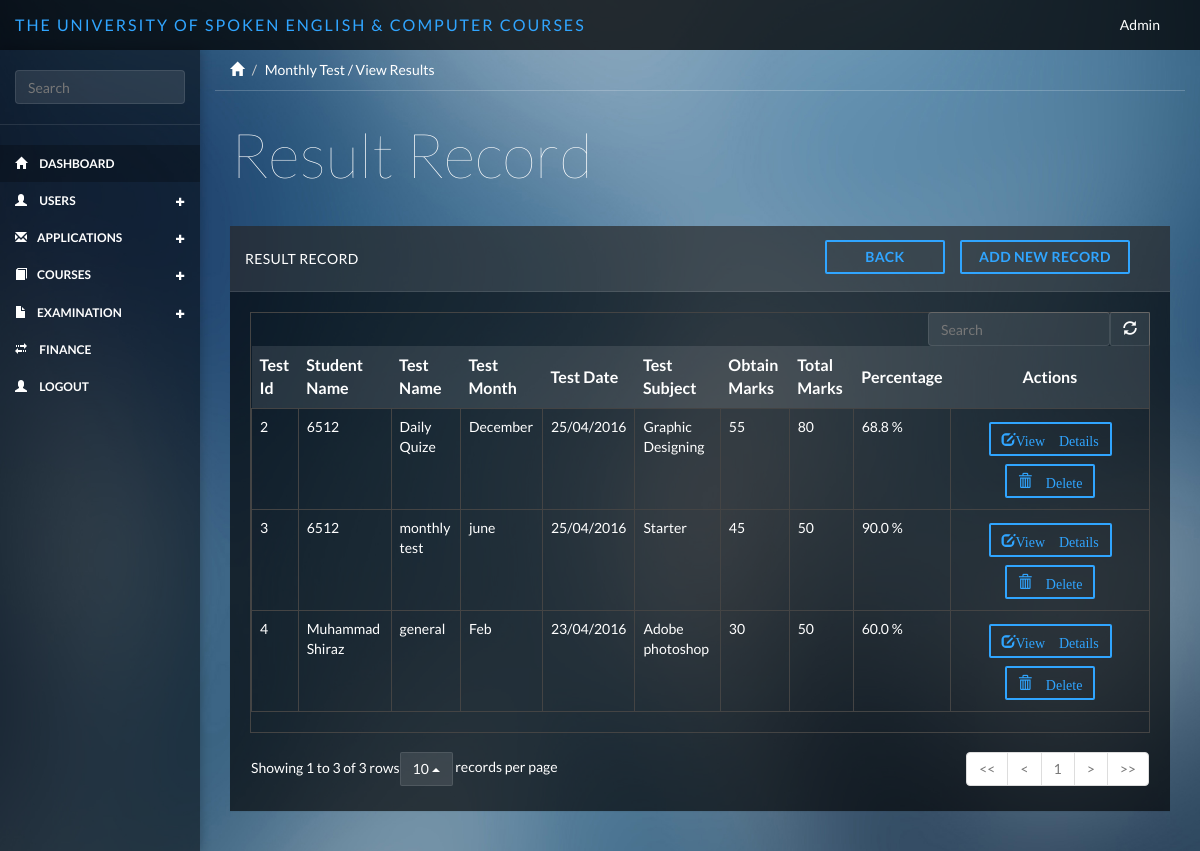
Before: /monthlytest/result_view with the older database file.
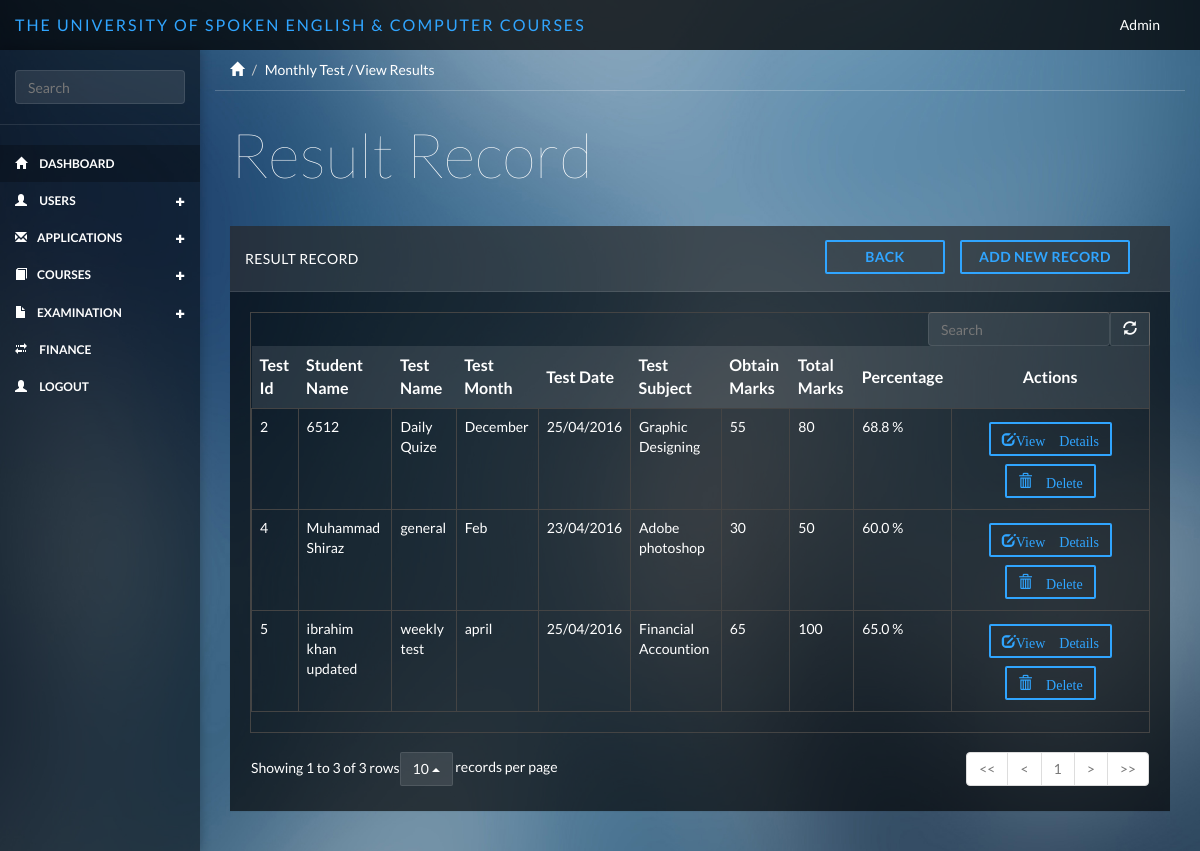
After: the same page with the newer database file.
### tables this page shows
CREATE TABLE IF NOT EXISTS `monthly_test` (
  `test_id` int(11) NOT NULL AUTO_INCREMENT,
  `fkstudent_id` int(11) NOT NULL,
  `test_name` varchar(255) NOT NULL,
  `test_month` varchar(255) NOT NULL,
  `test_date` varchar(255) NOT NULL,
  `test_subject` varchar(255) NOT NULL,
  `obtn_marks` varchar(255) NOT NULL,
  `totl_marks` varchar(255) NOT NULL,
  `percentage` varchar(255) NOT NULL,
  `created_at` varchar(255) NOT NULL,
  `updated_at` varchar(255) NOT NULL,
  PRIMARY KEY (`test_id`)
);

CREATE TABLE IF NOT EXISTS `users` (
  `u_id` int(11) NOT NULL AUTO_INCREMENT,
  `name` varchar(255) NOT NULL,
  `f_name` varchar(255) NOT NULL,
  `age` varchar(255) NOT NULL,
  `contact` varchar(255) NOT NULL,
  `country_id` varchar(255) NOT NULL,
  `province_id` varchar(255) NOT NULL,
  `city_id` varchar(255) NOT NULL,
  `address` varchar(255) NOT NULL,
  `email` varchar(255) NOT NULL,
  `password` varchar(500) NOT NULL,
  `role` varchar(255) NOT NULL,
  `description` varchar(255) NOT NULL,
  `created_at` varchar(255) NOT NULL,
  `updated_at` varchar(255) NOT NULL,
  `created_by` varchar(255) NOT NULL,
  PRIMARY KEY (`u_id`)
);

CREATE TABLE IF NOT EXISTS `course_sub_category` (
  `course_c_s_id` int(11) NOT NULL AUTO_INCREMENT,
  `fk_course_c_id` int(255) NOT NULL,
  `subject_title` varchar(255) NOT NULL,
  `subject_duration` varchar(255) NOT NULL,
  `subject_fee` varchar(255) NOT NULL,
  PRIMARY KEY (`course_c_s_id`)
);

### application/controllers/MonthlyTest.php (called while the page is built, shortened)
<?php
class MonthlyTest extends CI_Controller {
    public function result_view( $id = null )
    {
        $this->db->select('*');
        $this->db->from('monthly_test');
        $this->db->join('student', 'student.s_id = monthly_test.fkstudent_id');
        $this->db->join('users', 'users.u_id = student.fkuser_id');
        $this->db->join('course_sub_category', 'course_sub_category.course_c_s_id = monthly_test.test_subject');
        $query = $this->db->get();
        $result['result'] = $query->result();
        $this->load->view('include/header');
        $this->load->view('include/sidebar');
        $this->load->view('monthlytest/result_view',$result);
        $this->load->view('include/footer');
    }
}

### index.php (called while the page is built, shortened)
<?php
require_once BASEPATH.'core/CodeIgniter.php';

### application/views/monthlytest/result_view.php (the view)
<div class="col-sm-9 col-sm-offset-3 col-lg-10 col-lg-offset-2 main">
    <div class="row">
        <ol class="breadcrumb">
            <li><a href="#"><span class="glyphicon glyphicon-home"></span></a></li>
            <li class="active">Monthly Test / View Results</li>
        </ol>
    </div>
    <div class="row">
        <div class="col-lg-12">
            <h1 class="page-header">Result Record</h1>
        </div>
    </div>
    <div class="row">
        <div class="col-lg-12">
            <div class="panel panel-default">
                <div  class="panel-heading">Result Record
                     <a href="<?= site_url()?>admin/student_view" type="button" style="position: relative;width: 170px; " class="btn btn-primary btn-outline margin  pull-right"><b>Add New Record</b></a>
                     <a href="<?= site_url()?>admin/index" type="button" style="position: relative;width: 120px;left: 35px; " class="btn btn-primary btn-outline margin  pull-right"><b>Back</b></a>
                </div>
                <div class="panel-body">
                    <table data-toggle="table" data-show-refresh="true" data-search="true" data-select-item-name="toolbar1" data-pagination="true" data-sort-name="name" data-sort-order="desc">
                        <thead>
                        <tr>
                            <th  data-sortable="true"><b>Test Id</b></th>
                            <th  data-sortable="true"><b>Student Name</b></th>
                            <th  data-sortable="true"><b>Test Name</b></th>
                            <th  data-sortable="true"><b>Test Month</b></th>
                            <th  data-sortable="true"><b>Test Date</b></th>
                            <th  data-sortable="true"><b>Test Subject</b></th>
                            <th  data-sortable="true"><b>Obtain Marks</b></th>
                            <th  data-sortable="true"><b>Total Marks</b></th>
                            <th  data-sortable="true"><b>Percentage</b></th>
                            <th  colspan="2" class="text-center"><b>Actions</b></th>
                        </tr>
                        </thead>
                        <tbody>
                        <?php foreach($result as $array){?>
                        <tr>
                            <td><?=$array->test_id?></td>
                            <td><?=$array->name?></td>
                            <td><?=$array->test_name?></td>
                            <td><?=$array->test_month?></td>
                            <td><?=$array->test_date?></td>
                            <td><?=$array->subject_title?></td>
                            <td><?=$array->obtn_marks?></td>
                            <td><?=$array->totl_marks?></td>
                            <td><?=$array->percentage?><?php if('percentage' >= 0){ echo ' %';} ?></td>
                             <td>
                                <a href="<?= site_url()?>monthlytest/result_details/<?= $array->test_id ?>" type="button" class="btn btn-primary glyphicon glyphicon-edit btn-outline margin">View Details</a>
                                <a href="<?= site_url()?>monthlytest/result_delete/<?= $array->test_id ?>/<?= $array->fkstudent_id ?>" type="button" class="btn btn-primary glyphicon glyphicon-trash btn-outline margin"> Delete</a>
                            </td>
                        </tr>
                        <?php } ?>
                        </tbody>
                    </table>
                </div>
            </div>
        </div>
    </div>
</div>

### application/views/include/header.php (shortened to what this page needs)
<!DOCTYPE html>
<html>
<head>
    <link href="<?=base_url()?>public/css/bootstrap.min.css" rel="stylesheet">
    <link href="<?=base_url()?>public/css/datepicker3.css" rel="stylesheet">
    <link href="<?=base_url()?>public/css/styles.css" rel="stylesheet">
</head>
<body>
<nav class="navbar navbar-inverse navbar-fixed-top" role="navigation">
    <div class="container-fluid">
        <div class="navbar-header">
            <a class="navbar-brand" href="#"><span>The University of Spoken English & Computer Courses</span></a>
            <ul class="nav navbar-top-links navbar-right">
                <li class="dropdown">
                    <a class="dropdown-toggle count-info" data-toggle="dropdown" href="#">
                       Admin
                    </a>
                </li>
            </ul>
        </div>
    </div>
</nav>

### application/views/include/sidebar.php (shortened to what this page needs)
<div id="sidebar-collapse" class="col-sm-3 col-lg-2 sidebar">
    <form role="search">
        <div class="form-group">
            <input type="text" class="form-control" placeholder="Search">
        </div>
    </form>
    <ul class="nav menu">
        <li class="active"><a href="<?= site_url()?>home"><span class="glyphicon glyphicon-home"></span> Dashboard</a></li>
        <li class="parent ">
            <a href="#">
                <span class="glyphicon glyphicon-user"></span> Users <span data-toggle="collapse" href="#sub-item-1" class="icon pull-right"><em class="glyphicon glyphicon-s glyphicon-plus"></em></span>
            </a>
            <a href="#">
                <span class="glyphicon glyphicon-envelope "></span>Applications<span data-toggle="collapse" href="#sub-item-2" class="icon pull-right"><em class="glyphicon glyphicon-s glyphicon-plus"></em></span>
            </a>
             <a href="#">
                <span class="glyphicon glyphicon-book"></span>Courses<span data-toggle="collapse" href="#sub-item-3" class="icon pull-right"><em class="glyphicon glyphicon-s glyphicon-plus"></em></span>
              </a>
            <a href="#">
                <span class="glyphicon glyphicon-file"></span>Examination<span data-toggle="collapse" href="#sub-item-4" class="icon pull-right"><em class="glyphicon glyphicon-s glyphicon-plus"></em></span>
              </a>
        <li>
            <a href="<?= site_url()?>accountsection/account_index">
                <span class="glyphicon glyphicon-transfer"></span> Finance
            </a>
        </li>
        <li>
            <a href="<?= site_url()?>home">
                <span class="glyphicon glyphicon-user"></span> Logout
            </a>
        </li>
    </ul>
</div>

### application/views/include/footer.php (shortened to what this page needs)
</body>
</html>

### public/css/styles.css (style rules this page uses)
body { background-color: #444; background-image: url(../bg/blurred-background-1.jpg); background-size: cover; -webkit-background-size: cover; -moz-background-size: cover; -o-background-size: cover; font-family: 'Lato'; padding-top: 50px; color: #fff; }
.row { margin: 0; }
.panel-body { padding: 20px; }
.main { padding-bottom: 20px; }
a, a:hover, a:focus { color: #fff; }
h1, h2, h3, h4, h5, h6 { color: #fff; }
h1 { font-weight: 100; font-size: 62px; }
.glyphicon-s { font-size: 0.75em; }
.form-control { border: 1px solid rgba(255, 255, 255, .1); box-shadow: none; background: rgba(255, 255, 255, .1); }
.navbar-header .navbar-brand { color: #fff; font-size: 16px; text-transform: uppercase; font-weight: 500; letter-spacing: 2px; }
.navbar-header .navbar-brand span { color: #30a5ff; }
.dropdown { background: rgba(255, 255, 255, .1); background: none; float: left; margin: 5px; }
.navbar-top-links li:last-child { margin-right: 10px; }
.margin { margin: 4px 25px; }
.btn-primary, .btn-primary:hover, .btn-primary:focus, .btn-primary:active, .btn-primary.active, .open > .dropdown-toggle.btn-primary, .btn-primary.disabled, .btn-primary[disabled], fieldset[disabled] .btn-primary, .btn-primary.disabled:hover, .btn-primary[disabled]:hover, fieldset[disabled] .btn-primary:hover, .btn-primary.disabled:focus, .btn-primary[disabled]:focus, fieldset[disabled] .btn-primary:focus, .btn-primary.disabled:active, .btn-primary[disabled]:active, fieldset[disabled] .btn-primary:active, .btn-primary.disabled.active, .btn-primary[disabled].active, fieldset[disabled] .btn-primary.active { background-color: #30a5ff; border-color: #30a5ff; }
.btn { border-radius: 2px; }
.btn-outline { background: none; border-width: 2px; padding: 5px 11px; }
.btn-outline.btn-primary { color: #30a5ff; }
.panel { border: 0; background: #333; background: rgba(0, 0, 0, .65); border-radius: 0; margin-top: -1px; }
.panel-heading { font-size: 18px; font-weight: 300; letter-spacing: 0.025em; height: 66px; line-height: 45px; border-radius: 0; }
.panel-default .panel-heading { background: #444; background: rgba(255, 255, 255, .1); border-bottom: 1px solid rgba(255, 255, 255, .1); color: #fff; text-transform: uppercase; font-size: 14px; font-weight: 500; }
.navbar { border: 0; background: rgba(0, 0, 0, .75); }
.sidebar { display: block; background-color: #333; background: rgba(0, 0, 0, .5); padding: 0; display: none; }
.sidebar form { padding: 20px 15px 5px 15px; margin-bottom: 20px; border-bottom: 1px solid rgba(255, 255, 255, .1); }
.sidebar ul.nav { text-transform: uppercase; font-size: 12px; font-weight: 700; }
@media (min-width: 768px) { .sidebar { display: block; position: fixed; top: 50px; bottom: 0; left: 0; z-index: 1000; display: block; margin: 0; padding: 0; overflow-x: hidden; overflow-y: auto; box-shadow: 1px 0px 10px rgba(0, 0, 0, .25); } }
@media (min-width: 768px) { .navbar-header { width: 100%; } }
.sidebar ul.nav .active a, .sidebar ul.nav li.parent a.active, .sidebar ul.nav .active > a:hover, .sidebar ul.nav li.parent a.active:hover, .sidebar ul.nav .active > a:focus, .sidebar ul.nav li.parent a.active:focus { color: #fff; background-color: rgba(0, 0, 0, 0.25); }
.sidebar span.glyphicon { margin-right: 10px; }
.breadcrumb { border-radius: 0; padding: 10px 15px; background: none; box-shadow: 0 1px 0px rgba(255, 255, 255, .2); margin: 0 ; }
.breadcrumb li { color: #fff; }
.breadcrumb .active { color: #fff; }
h1.page-header { margin-top: 30px; margin-bottom: 30px; border-bottom: 0; color: #fff; }
.table { background: none; }

Changed rows visible on the page:
removed monthly_test: test_id "3", users.name "6512", test_name "monthly test", test_month "june", test_date "25/04/2016", course_sub_category.subject_title "Starter", obtn_marks "45", totl_marks "50", percentage "90.0"
added monthly_test: test_id "5", users.name "ibrahim khan updated", test_name "weekly test", test_month "april", test_date "25/04/2016", course_sub_category.subject_title "Financial Accountion", obtn_marks "65", totl_marks "100", percentage "65.0"
